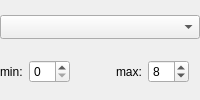
                <widget class="QWidget" name="page_border_width_mapped">
                 <property name="sizePolicy">
                  <sizepolicy hsizetype="Preferred" vsizetype="Ignored">
                   <horstretch>0</horstretch>
                   <verstretch>0</verstretch>
                  </sizepolicy>
                 </property>
                 <layout class="QVBoxLayout" name="layout_border_width_mapped">
                  <property name="spacing">
                   <number>6</number>
                  </property>
                  <property name="leftMargin">
                   <number>0</number>
                  </property>
                  <property name="topMargin">
                   <number>0</number>
                  </property>
                  <property name="rightMargin">
                   <number>0</number>
                  </property>
                  <property name="bottomMargin">
                   <number>0</number>
                  </property>
                  <item>
                   <widget class="QComboBox" name="combo_border_width_column">
                    <property name="sizePolicy">
                     <sizepolicy hsizetype="Expanding" vsizetype="Fixed">
                      <horstretch>0</horstretch>
                      <verstretch>0</verstretch>
                     </sizepolicy>
                    </property>
                    <property name="sizeAdjustPolicy">
                     <enum>QComboBox::SizeAdjustPolicy::AdjustToMinimumContentsLengthWithIcon</enum>
                    </property>
                    <property name="minimumContentsLength">
                     <number>12</number>
                    </property>
                   </widget>
                  </item>
                  <item alignment="Qt::AlignmentFlag::AlignLeft">
                   <widget class="QWidget" name="border_min_max" native="true">
                    <property name="sizePolicy">
                     <sizepolicy hsizetype="Preferred" vsizetype="Fixed">
                      <horstretch>0</horstretch>
                      <verstretch>0</verstretch>
                     </sizepolicy>
                    </property>
                    <layout class="QHBoxLayout" name="layout_border_width_range">
                     <property name="spacing">
                      <number>6</number>
                     </property>
                     <property name="leftMargin">
                      <number>0</number>
                     </property>
                     <property name="topMargin">
                      <number>0</number>
                     </property>
                     <property name="rightMargin">
                      <number>0</number>
                     </property>
                     <property name="bottomMargin">
                      <number>0</number>
                     </property>
                     <item>
                      <widget class="QLabel" name="label_border_width_min">
                       <property name="text">
                        <string>min:</string>
                       </property>
                      </widget>
                     </item>
                     <item>
                      <widget class="QSpinBox" name="spin_border_width_min">
                       <property name="maximum">
                        <number>30</number>
                       </property>
                      </widget>
                     </item>
                     <item>
                      <spacer name="spacer_border_width_range">
                       <property name="orientation">
                        <enum>Qt::Orientation::Horizontal</enum>
                       </property>
                       <property name="sizeHint" stdset="0">
                        <size>
                         <width>40</width>
                         <height>20</height>
                        </size>
                       </property>
                      </spacer>
                     </item>
                     <item>
                      <widget class="QLabel" name="label_border_width_max">
                       <property name="text">
                        <string>max:</string>
                       </property>
                      </widget>
                     </item>
                     <item>
                      <widget class="QSpinBox" name="spin_border_width_max">
                       <property name="minimum">
                        <number>1</number>
                       </property>
                       <property name="maximum">
                        <number>30</number>
                       </property>
                       <property name="value">
                        <number>8</number>
                       </property>
                      </widget>
                     </item>
                    </layout>
                   </widget>
                  </item>
                 </layout>
                </widget>
